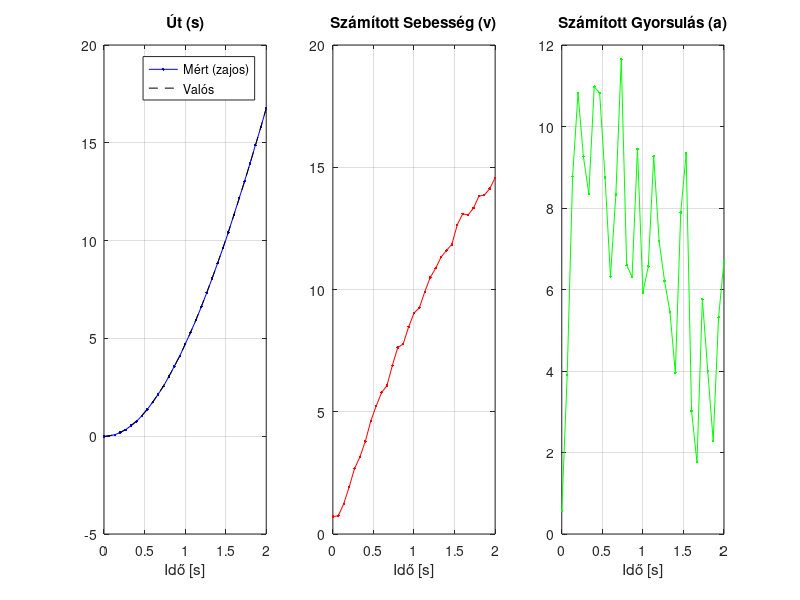

MATLAB code for this plot:
%% 1. FIZIKAI SZIMULÁCIÓ ÉS KAMERA (15 fps)
clear; clc; close all;

% Paraméterek
m = 0.5; g = 9.81; rho = 1.225; A = 0.05; Cd = 0.47;
k_valos = (Cd * rho * A) / (2 * m); 

% --- Kamera beállítások ---
fps = 15; % 15 fps esetén borzasztó
dt = 1/fps;
t_cam = (0:dt:2)'; % 2 másodperces videofelvétel (oszlopvektor)

% Valós (zajmentes) adatok generálása a kamera időpillanataiban
ode_func = @(t, x) [x(2); g - k_valos * x(2)^2];
[~, x_data] = ode45(ode_func, t_cam, [0; 0]);
s_valos = x_data(:, 1);

% --- Zaj hozzáadása (Kamera és képelemzés pontatlansága) ---
% Tegyük fel, hogy a képpontfelbontás miatt átlagosan 1 cm (0.01 m) a hiba
zaj_szint = 0.01; 
s_zajos = s_valos + zaj_szint * randn(size(s_valos)); % Gauss-zaj

%% 2. SEBESSÉG ÉS GYORSULÁS SZÁMÍTÁSA NUMERIKUSAN
% Itt jön a nehézség: a zajos pozícióból kell deriválnunk!
% A MATLAB 'gradient' függvénye központi differenciát használ
v_szamitott = gradient(s_zajos, dt);
a_szamitott = gradient(v_szamitott, dt);

% Ábrázolás, hogy lássuk a zaj drasztikus hatását
figure('Name', 'Kamera Adatok (15 fps + Zaj)', 'Position', [100, 100, 1000, 300]);
subplot(1,3,1); plot(t_cam, s_zajos, 'b.-', t_cam, s_valos, 'k--'); 
title('Út (s)'); legend('Mért (zajos)', 'Valós'); xlabel('Idő [s]'); grid on;

subplot(1,3,2); plot(t_cam, v_szamitott, 'r.-'); 
title('Számított Sebesség (v)'); xlabel('Idő [s]'); grid on;

subplot(1,3,3); plot(t_cam, a_szamitott, 'g.-'); 
title('Számított Gyorsulás (a)'); xlabel('Idő [s]'); grid on;

%% 3. SINDy ALGORITMUS A ZAJOS ADATOKON
% A hibrid modell: a_maradek = a_szamitott - g
a_ismert = g .* ones(size(t_cam));
a_maradek = a_szamitott - a_ismert;

% Könyvtár építése a ZAJOS sebességből
Theta = [ones(size(v_szamitott)), v_szamitott, v_szamitott.^2, v_szamitott.^3]; 
konyvtar_nevek = {'1', 'v', 'v^2', 'v^3'};

% SINDy paraméterek
lambda = 0.01; 
Xi = Theta \ a_maradek; 

for k = 1:10
    kis_indexek = (abs(Xi) < lambda);
    Xi(kis_indexek) = 0;
    nagy_indexek = ~kis_indexek;
    if any(nagy_indexek)
        Xi(nagy_indexek) = Theta(:, nagy_indexek) \ a_maradek;
    end
end

%% Eredmények kiírása
clc;
fprintf('--- FIZIKA ---\n');
fprintf('A valós közegellenállási együttható (amit keresünk): k = %.4f\n\n', -k_valos);

fprintf('--- SINDy EREDMÉNYEK ZAJOS ADATOKBÓL ---\n');
for i = 1:length(Xi)
    fprintf('%5s tag együtthatója: %8.4f\n', konyvtar_nevek{i}, Xi(i));
end
